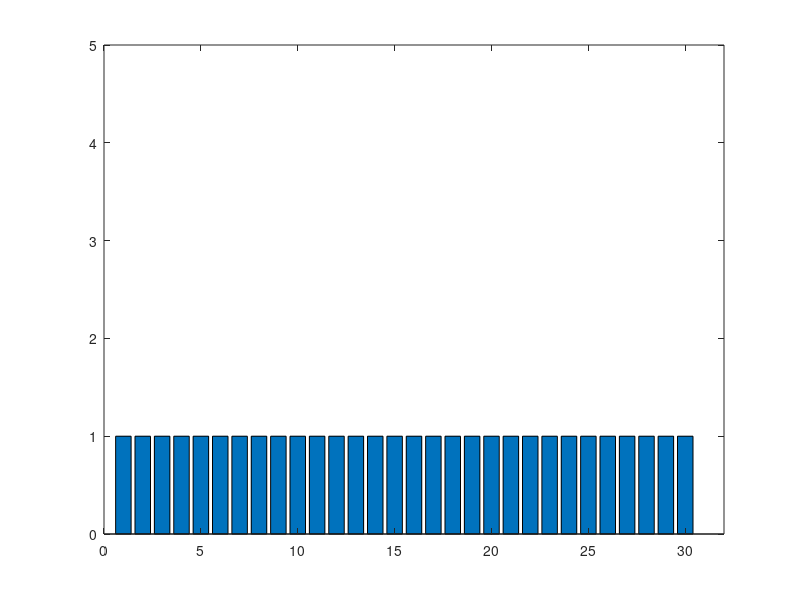

MATLAB code to generate this figure: (Note: this script raises an error after producing the figure.)
clear;clc;
close all
N = 4; %assume there are five agents right now

T = 10;  %Time
dt = 0.01;
n = 1001; 
t = linspace(0,T,n);

L = 30; %length for figure
omega = 0:L; %divide

%target = [5,10,15];  

s_num = 1;
s_init = linspace(0,L,s_num);
u_init = zeros(1,s_num);
%target = [5,10,15,20,25];
target = 1:30;  %30 bar sample
f = figure(1);
R0=zeros(1,L+1); %measure of uncertainty at each sampling point
R0(target) = 1;%initial of R
R = R0;
A0=zeros(1,L+1); %complexity increasing rate
A0(target) = 10; 
A0 = randi([1 10],1,L+1);%random A
rs= 4;
J1 = 0; % J of R
J2 = 0; % J for current time
B= 100;
J0 = 0;

boundary = [max(min(target)-rs,0),min(max(target)+rs,L)]; %boundary for V

% R traj
% M =[]; % video record
R_est = repmat(R0,N,1);
V_est = zeros(N, L + 1);
R_est_h = R_est; R_h = R0;  % R traj record
r_d = 1;
limitRange = 1;
%s = zeros(1,N); %initial position
%s initialization 
s = [1,9,17,25];
%s depends on u(velocity), which is 1 or -1

axis([0 L+2 0 5]);
gra = bar(R0);
axis([0 L+2 0 5]);
%hold on;
s_path1 = zeros(1, T*100);
s_path2 = zeros(1, T*100);
s_path3 = zeros(1, T*100);
s_path4 = zeros(1, T*100);
help = 0

lambdasn = zeros(1,length(s));
lambdai = zeros(1,length(target));
for i = t
    for j = 1 : N
        R_est(j,(target(abs(s(j)-target) < rs)+1)) = R(target(abs(s(j)-target) < rs)+1);
    end
    P = s_position(omega,s,rs);
    R = R + A0.*dt; 
    R  = max(R - B.*P*dt,0);
    [V,~] = densityGen(boundary(1), boundary(2),R,r_d);
    J1 = J1 + sum(R)*dt;
    J2 = sum(R);
    visualization(f,s,rs,R,J1,J2,L,i+dt);
    for j = 1 : N
        P_est = s_position(omega,s(abs(s - s(j))<2*rs),rs);
        R_est(j,:) = R_est(j,:) + A0.*dt;
        R_est(j,:)  = max(R_est(j,:)  - B.*P_est*dt,0);
        if limitRange ==1
            [V_est(j,:) , ~] = densityGen(max(boundary(1),round(s(j) - 3*rs)), min(round(s(j)+3*rs),boundary(2)),R_est(j,:),r_d);
        else
            [V_est(j,:) , ~] = densityGen(boundary(1), boundary(2),R_est(j,:),r_d);
        end
    end
    help = help + 1;
    s_path1(help) = s(1);
    s_path2(help) = s(2);
    s_path3(help) = s(3);
    s_path4(help) = s(4);
    u = fakeu(s,V_est,omega);
    s = s + u;
    %{
    [lambdasn, lambdai] = GetLambda(target,s,B,rs,lambdasn,lambdai,dt);
    for j = 1:N
        s(j) = s(j) - lambdasn(j)/abs(lambdasn(j));
    end
    %}
%{    
    for j = 1:N
        l = rand;
        if l > 0.5 && s(j) < L
            s(j) = s(j) + 1;
        elseif l < 0.5 && s(j) > 0
            s(j) = s(j) - 1;
        end
            %pause(0.1);
            %R0 = performGraphing(L,R0,s(j)+1,s);
    end
    sumR = sum(R0);
    J0 = J0 + sumR;
%}
end
numericalOutput(s_path1, s_path2, s_path3, s_path4);

J0 = J0 / T   %equation(7)



%Algorithm 1: IPA-based optimization algorithm to find theta star and omega
%star
s = [1,2,3,4,5,6,7,8,9,10]; %temporary s for testing
a = 1;
b = 2;
N = 10;
D = defineD(a, b, N);
sigma = 1;
epsilon = 1;
xi = 1;
theta = defineTheta(D, 2, sigma, xi);
gamma = defineGamma(sigma, D, 20, 2, s);
omega = zeros(1, N);


function f = defineD(a, b, N)
    A = zeros(1, N);
    for i = 1:N
        A(i) = a + (2*i - (1/(2*N))) * (b-a);
    end
    f = A;          
end


function f = defineTheta(D, n, sigma, xi)
    if mod(xi,2)
        f = D(n) - sigma;
    else
        f = D(n) + sigma;
    end
end


function f = defineGamma(sigma, D, T, n, s)
    f = ceil(1/(2 * sigma) * (T - defineTheta(D, n, sigma, 1) + s(n)));
end

function f = performGraphing(L,R0,sn,s)
    axis([0 L+2 0 5]);
    increasingArr = [0.1,0.2,0.3,0.2,0.3,0.1,0.2,0.3,0.2,0.3,0.1,0.2,0.3,0.2,0.3,0.1,0.2,0.3,0.2,0.3,0.1,0.2,0.3,0.2,0.3,0.1,0.2,0.3,0.2,0.3];%应该是公式6 暂时替代
    for j = 1:L
        if j ~= sn
            R0(j) = R0(j) + increasingArr(j);
        elseif j>1 && j <= L
            R0(j-1) = 0;
            R0(j) = 0;
            R0(j+1) = 0;
        end
    end
    gra = bar(R0);
    hold on;
    for i = 1:length(s)
        gra = scatter(s(i),0,100,'filled','d','r');
    end
    axis([0 L+2 0 20]);
    hold off;
    f = R0;
end
